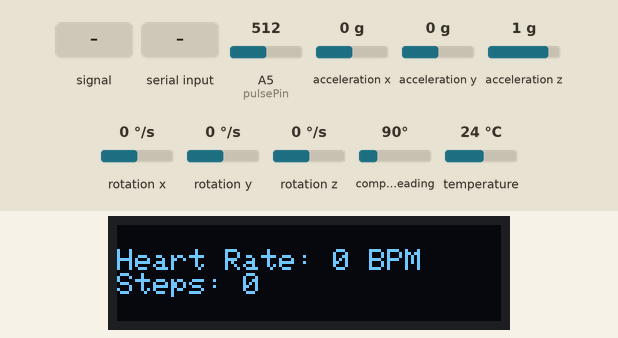
This sketch was run on a simulated Arduino Mega 2560, built with avr-gcc and run on an emulated ATmega2560. Shown: 128×32 one-colour display. The inputs (shaded band) are chosen by the test bench; at power-on: rotation y 0 °/s, acceleration y 0 g, A5 (pulsePin) = 512, acceleration x 0 g, acceleration z 1 g, rotation x 0 °/s, rotation z 0 °/s, compass heading 90°, temperature 24 °C. The display library's start-up logo is not drawn; what the sketch prints to the serial monitor is not drawn.

Above: at 3.2 s.
3.3 s: A5 (pulsePin) fed a 200 Hz sine of ±81 counts around its level
At 4.43 s:
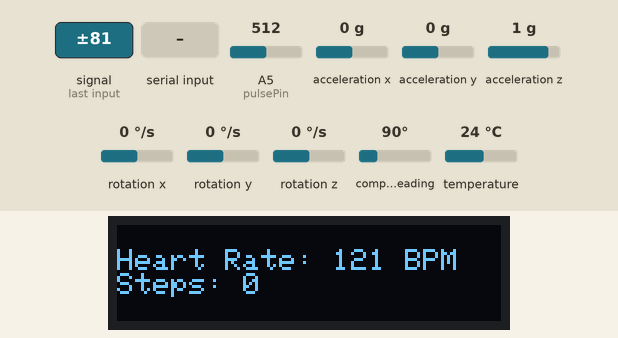
6.1 s: "T:" received over the second serial link
At 7.6 s:
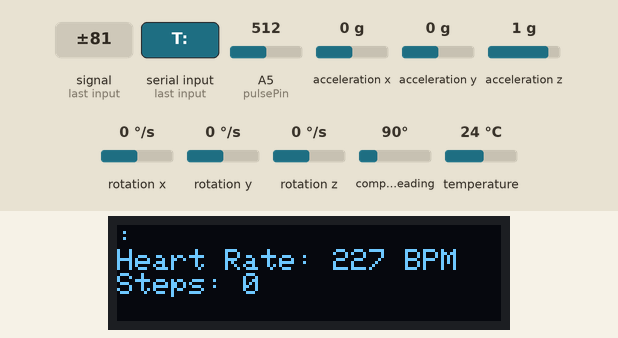
8.3 s: rotation y set to -192 °/s
At 11.1 s:
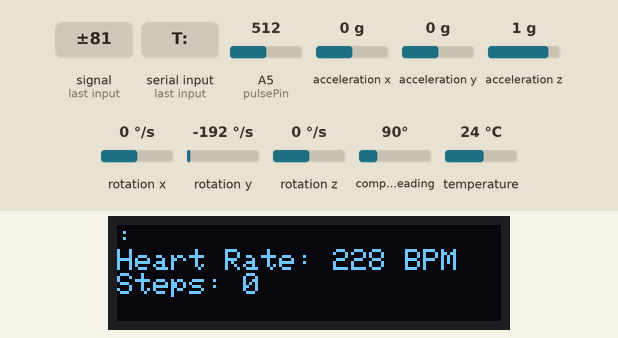
11.3 s: "1" received over the second serial link
At 12.78 s:
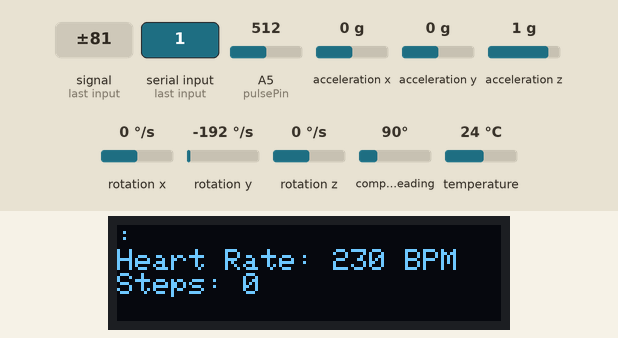
14.3 s: acceleration y set to -1.4 g
At 14.98 s:
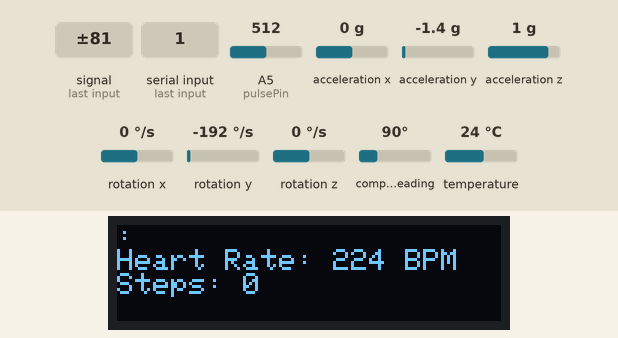
16.7 s: A5 (pulsePin) fed a 2 Hz sine of ±306 counts around its level
At 17.61 s:
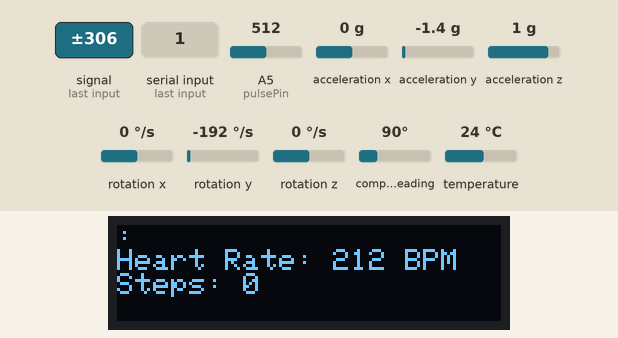
Timing chart, 0 to 19.7 s (numbered marks = the images above; inputs shaded):
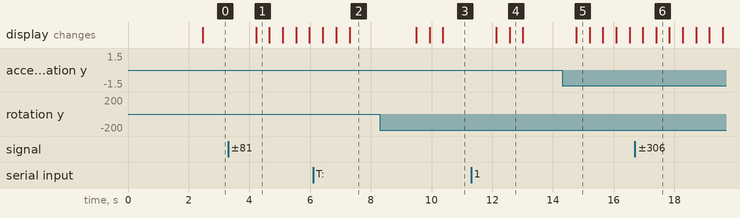

Measured:
- after the input at 3.3 s, the display: changes after 0.92 s (image 1)
- after the input at 8.3 s, the display: first changes after 1.2 s (image 3 shows a later state)
- after the input at 11.3 s, the display: first differs from a run without the input after 1.3 s (image 4)
- after the input at 14.3 s, the display: changes after 0.47 s (image 5)
- what the display in image 1 shows lasts 0.5 s, from 4.2 s to 4.7 s

The sketch:

basic_test.ino
```cpp
//#include <SoftwareSerial.h>
#include <Wire.h>
#include <SPI.h>
//#include <Adafruit_LSM9DS0.h>
#include <Adafruit_LSM9DS1.h>
#include <Adafruit_Sensor.h>  // not used in this demo but required!
#include <Adafruit_GFX.h>
#include <Adafruit_SSD1306.h>

#define OLED_RESET 4
Adafruit_SSD1306 display(OLED_RESET);


// Initializing communication ports
//SoftwareSerial mySerial1(11, 9); // TX/RX pins (10 -> TX on HC06, 9 -> RX on HC06)
//SoftwareSerial *mySerial = &mySerial1;
HardwareSerial* mySerial = &Serial1;


#ifndef MAX_LEN
#define MAX_LEN 256
#endif

#ifndef ACCEL
#define ACCEL
#endif

#ifndef __HR
#define __HR
#endif

#ifndef __STEPS
#define __STEPS
#endif

#ifndef __SCREEN
#define __SCREEN
#endif

#ifdef __SCREEN
#define XPOS 0
#define YPOS 1
#define DELTAY 2


#define LOGO16_GLCD_HEIGHT 16
#define LOGO16_GLCD_WIDTH  16

#define PIXELS_HEIGHT 32
#define PIXELS_WIDTH  128

//#if (SSD1306_LCDHEIGHT != 32)
//#error("Height incorrect, please fix Adafruit_SSD1306.h!");
//#endif
#endif

#ifdef __HR
void checkForBeat();
volatile int rate[10];                    // array to hold last ten IBI values
volatile unsigned long sampleCounter = 0;          // used to determine pulse timing
volatile unsigned long lastBeatTime = 0;           // used to find IBI
volatile int P =512;                      // used to find peak in pulse wave, seeded
volatile int T = 512;                     // used to find trough in pulse wave, seeded
volatile int thresh = 512;                // used to find instant moment of heart beat, seeded
volatile int amp = 100;                   // used to hold amplitude of pulse waveform, seeded
volatile boolean firstBeat = true;        // used to seed rate array so we startup with reasonable BPM
volatile boolean secondBeat = false;      // used to seed rate array so we startup with reasonable BPM

// Sensor and pins variables
int pulsePin = 5;
int blinkPin = 13;

// Pulse rate variable
volatile int BPM;

// Raw signal
volatile int Signal;

// Interval between beats
volatile int IBI = 600;

// Becomes true when the pulse is high
volatile boolean Pulse = false;

// Becomes true when Arduino finds a pulse
volatile boolean QS = false;
#endif


#ifdef ACCEL
//Adafruit_LSM9DS0 lsm = Adafruit_LSM9DS0();
Adafruit_LSM9DS1 lsm = Adafruit_LSM9DS1();

void setupSensor()
{
  // 1.) Set the accelerometer range
  //lsm.setupAccel(lsm.LSM9DS0_ACCELRANGE_2G);
  lsm.setupAccel(lsm.LSM9DS1_ACCELRANGE_2G);
  //lsm.setupAccel(lsm.LSM9DS0_ACCELRANGE_4G);
  //lsm.setupAccel(lsm.LSM9DS0_ACCELRANGE_6G);
  //lsm.setupAccel(lsm.LSM9DS0_ACCELRANGE_8G);
  //lsm.setupAccel(lsm.LSM9DS0_ACCELRANGE_16G);

  // 2.) Set the magnetometer sensitivity
  //lsm.setupMag(lsm.LSM9DS0_MAGGAIN_2GAUSS);
  //lsm.setupMag(lsm.LSM9DS0_MAGGAIN_4GAUSS);
  //lsm.setupMag(lsm.LSM9DS0_MAGGAIN_8GAUSS);
  //lsm.setupMag(lsm.LSM9DS0_MAGGAIN_12GAUSS);

  // 3.) Setup the gyroscope
  //lsm.setupGyro(lsm.LSM9DS0_GYROSCALE_245DPS);
  lsm.setupGyro(lsm.LSM9DS1_GYROSCALE_245DPS);
  //lsm.setupGyro(lsm.LSM9DS0_GYROSCALE_500DPS);
  //lsm.setupGyro(lsm.LSM9DS0_GYROSCALE_2000DPS);
}
#endif

void processMessage(String message);

//global variables that get placed on the display
#ifdef __SCREEN
String curr_time = "";
#endif

void setup()
{
  while (!Serial);
  Serial.println("Setup");

  Serial.begin(9600);
  mySerial->begin(115200); //115200 for max speed

  //pinMode(10, OUTPUT);
  //pinMode(9, INPUT);

  #ifdef ACCEL
  Serial.println("Initializing LSM9DS1");

  // Try to initialise and warn if we couldn't detect the chip
  if (!lsm.begin())
  {
    Serial.println("Oops ... unable to initialize the LSM9DS0. Check your wiring!");
    while (1);
  }
  Serial.println("Found LSM9DS0 9DOF");
  #endif

  #ifdef __SCREEN
  // by default, we'll generate the high voltage from the 3.3v line internally! (neat!)
  display.begin(SSD1306_SWITCHCAPVCC, 0x3C);  // initialize with the I2C addr 0x3C (for the 128x32)
  // init done

  // Show image buffer on the display hardware.
  // Since the buffer is intialized with an Adafruit splashscreen
  // internally, this will display the splashscreen.
  display.display();
  delay(2000);

  // Clear the buffer.
  display.clearDisplay();
  #endif

  Serial.println("Setup complete");
}

String getMessage(){
  String msg = "";
  char a;

  while(mySerial->available()) {
      //Serial.println("avail");
      a = mySerial->read();
      msg+=String(a);
  }
  return msg;
}

String data = "ABCD1234,ABCD1234,ABCD1234,ABCD1234,ABCD1234,ABCD1234";

char buffer[MAX_LEN];
unsigned int count = 0;

int dispCount = 0;

#ifdef __STEPS
const float accel_thresh = 1.0;
const float accel_max = 5.0;
const int min_delta_t = 3;
int t = 0;
float accmag, longstart, longrem, longend, threshold = 10.2;
int steps = 0, flag = 0;
float xavg = 0, yavg = 0, zavg = 0;

int t_start, t_end, accel_peak;

int step_count = 0;
#endif

void loop()
{

    long start = millis();

    //if (mySerial->available()) {  // if the data came
    //  buffer[count++] = mySerial->read(); // read byte
    //}
    //buffer[count] = '\0';
    //Serial.print(buffer);

    String message = getMessage();
    if(message.length() != 0) {
      Serial.print("Message: ");
      Serial.println(message);

      processMessage(message);
    }
    count = 0;

    // Send the text you entered in the input field of the Serial Monitor to the HC-06
    //if(Serial.available()){
    //  Serial.print()
    //  mySerial.write(Serial.read());
    //}

    // or send a string
    //Serial.println(millis());

    //mySerial.println(data);

    #ifdef __HR
    checkForBeat();
    #endif


    #ifdef ACCEL
     /* Get a new sensor event */
    sensors_event_t accel, mag, gyro, temp;

    lsm.getEvent(&accel, &mag, &gyro, &temp);

    // print out accelleration data

    /*
    Serial.print("Accel X: "); Serial.print(accel.acceleration.x); Serial.print(" ");
    Serial.print("  \tY: "); Serial.print(accel.acceleration.y);       Serial.print(" ");
    Serial.print("  \tZ: "); Serial.print(accel.acceleration.z);     Serial.println("  \tm/s^2");

    // print out magnetometer data
    Serial.print("Magn. X: "); Serial.print(mag.magnetic.x); Serial.print(" ");
    Serial.print("  \tY: "); Serial.print(mag.magnetic.y);       Serial.print(" ");
    Serial.print("  \tZ: "); Serial.print(mag.magnetic.z);     Serial.println("  \tgauss");

    // print out gyroscopic data
    Serial.print("Gyro  X: "); Serial.print(gyro.gyro.x); Serial.print(" ");
    Serial.print("  \tY: "); Serial.print(gyro.gyro.y);       Serial.print(" ");
    Serial.print("  \tZ: "); Serial.print(gyro.gyro.z);     Serial.println("  \tdps");
    */

    #ifdef __HR
    checkForBeat();
    #endif


    // send raw sensor data
    mySerial->print("S:");
    mySerial->print(*((long*) &accel.acceleration.x), HEX);
    mySerial->print(",");
    mySerial->print(*((long*) &accel.acceleration.y), HEX);
    mySerial->print(",");
    mySerial->print(*((long*) &accel.acceleration.z), HEX);
    mySerial->print(",");
    delay(1);
    mySerial->print(*((long*) &gyro.gyro.x), HEX);
    mySerial->print(",");
    mySerial->print(*((long*) &gyro.gyro.y), HEX);
    mySerial->print(",");
    mySerial->print(*((long*) &gyro.gyro.z), HEX);
    mySerial->println();

    #ifdef __STEPS
    float xaccl = accel.acceleration.x;
    float yaccl = accel.acceleration.y;
    float zaccl = accel.acceleration.z;

    accmag = sqrt(xaccl * xaccl + yaccl * yaccl + zaccl * zaccl) - 9.81;

    if (accmag > accel_thresh  && flag == 0)
    {
      //Serial.println("Started peak");
      steps = steps + 1;
      flag = 1;
      t_start = t;
      accel_peak = accmag;
    }
    else if (accmag > accel_thresh  && flag == 1)
    {
      if (accmag > accel_peak) {
        //Serial.println("New peak max");
        accel_peak = accmag;
      }
    }
    if (accmag < accel_thresh  && flag == 1)
    {
      flag = 0;
      //Serial.println("Ended peak");
      t_end = t;
      if ((t_end - t_start + 1) >= min_delta_t && accel_peak < accel_max) {
        Serial.println("Step");
        step_count++;
      } else {
        //Serial.print("DeltaT: ");
        //Serial.println(t_end - t_start);
        //Serial.print("AccelPeak: ");
        //Serial.println(accel_peak);
      }
    }
    t++;
    #endif

    #endif

    #ifdef __HR
    checkForBeat();
    #endif

    long end = millis();

    long rem = 20 - (end - start);

    //Serial.println(rem);

    #ifdef __HR
    if (QS == true) {

      // Print heart rate
      Serial.print("Current Heart Rate Sample: ");
      Serial.println(BPM);

      // send heart rate
      mySerial->print("H:");
      mySerial->println(BPM);

      // Reset the Quantified Self flag for next time
      QS = false;
     } else {
      //Serial.println("Q==false");
     }
    #endif

    #ifdef __SCREEN
    if(dispCount++ == 20) {
      dispCount = 0;

      display.setTextSize(1);
      display.setTextColor(WHITE);
      display.setCursor(0,0);
      display.clearDisplay();
      display.println(curr_time);
      display.print("Heart Rate: ");
      display.print(BPM);
      display.println(" BPM");
      #ifdef __STEPS
      display.print("Steps: ");
      display.println(step_count);
      #endif
      display.display();
    }
    #endif

    if(rem > 0) {
      //Serial.print("Rem: ");
      //Serial.println(rem);
      delay(rem);
    } else {
      Serial.println("Cannot keep up!");
    }
}

#ifdef __HR
void checkForBeat() {
  Signal = analogRead(pulsePin);              // read the Pulse Sensor


  //sampleCounter += 2;                         // keep track of the time in mS with this variable
  sampleCounter = millis();
  int N = sampleCounter - lastBeatTime;       // monitor the time since the last beat to avoid noise

  //Serial.println(Signal);

    //  find the peak and trough of the pulse wave
  if(Signal < thresh && N > (IBI/5)*3){       // avoid dichrotic noise by waiting 3/5 of last IBI
    if (Signal < T){                          // T is the trough
      T = Signal;                             // keep track of lowest point in pulse wave
    }
  }

  if(Signal > thresh && Signal > P){          // thresh condition helps avoid noise
    P = Signal;                               // P is the peak
  }                                           // keep track of highest point in pulse wave

  //  NOW IT'S TIME TO LOOK FOR THE HEART BEAT
  // signal surges up in value every time there is a pulse
  if (N > 250){
    // avoid high frequency noise
    if ( (Signal > thresh) && (Pulse == false) && (N > (IBI/5)*3) ){

      //Serial.println("Pulse");

      Pulse = true;                               // set the Pulse flag when we think there is a pulse
      digitalWrite(blinkPin,HIGH);                // turn on pin 13 LED
      IBI = sampleCounter - lastBeatTime;         // measure time between beats in mS
      lastBeatTime = sampleCounter;               // keep track of time for next pulse

      if(secondBeat){                        // if this is the second beat, if secondBeat == TRUE
        secondBeat = false;                  // clear secondBeat flag
        for(int i=0; i<=9; i++){             // seed the running total to get a realisitic BPM at startup
          rate[i] = IBI;
        }
      }

      if(firstBeat){                         // if it's the first time we found a beat, if firstBeat == TRUE
        firstBeat = false;                   // clear firstBeat flag
        secondBeat = true;                   // set the second beat flag
        return;                              // IBI value is unreliable so discard it
      }


      // keep a running total of the last 10 IBI values
      word runningTotal = 0;                  // clear the runningTotal variable

      for(int i=0; i<=8; i++){                // shift data in the rate array
        rate[i] = rate[i+1];                  // and drop the oldest IBI value
        runningTotal += rate[i];              // add up the 9 oldest IBI values
      }

      rate[9] = IBI;                          // add the latest IBI to the rate array
      runningTotal += rate[9];                // add the latest IBI to runningTotal
      runningTotal /= 10;                     // average the last 10 IBI values
      BPM = 60000/runningTotal;               // how many beats can fit into a minute? that's BPM!
      QS = true;                              // set Quantified Self flag
      // QS FLAG IS NOT CLEARED INSIDE THIS ISR
    }
  }

  if (Signal < thresh && Pulse == true){   // when the values are going down, the beat is over
    digitalWrite(blinkPin,LOW);            // turn off pin 13 LED
    Pulse = false;                         // reset the Pulse flag so we can do it again
    amp = P - T;                           // get amplitude of the pulse wave
    thresh = amp/2 + T;                    // set thresh at 50% of the amplitude
    P = thresh;                            // reset these for next time
    T = thresh;
  }

  if (N > 2500){                           // if 2.5 seconds go by without a beat
    thresh = 512;                          // set thresh default
    P = 512;                               // set P default
    T = 512;                               // set T default
    lastBeatTime = sampleCounter;          // bring the lastBeatTime up to date
    firstBeat = true;                      // set these to avoid noise
    secondBeat = false;                    // when we get the heartbeat back
  }
}
#endif


void processMessage(String message) {

  #ifdef __SCREEN
  if(message.substring(0,2).equals("T:")) {
    Serial.print("Got time: ");
    curr_time = message.substring(2, message.length() - 1);
    Serial.print(curr_time);
  }
  #endif
}
```
